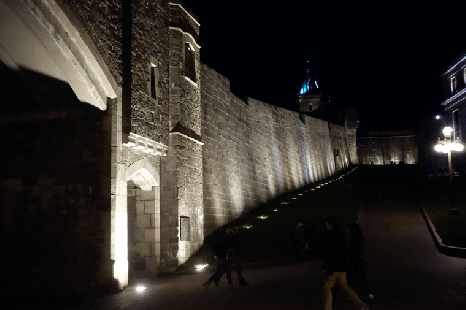
#> input picture Practice 2/images/calle.png, 466 x 310 px
$ python ej_4.py
#> lines starting #> are read from the running program, lines starting #| are printed output that depends on the picture
"""
A partir de la imagen en color del ejercicio 1, mejora su contraste de las siguientes formas:

*Aplicando el proceso de ecualización a cada banda de color. En este caso, debes crear una nueva función utilizando el
decorador adapt_rgb con el parámetro each_channel, como se propuso en el ejercicio 1. Si ya lo hiciste así en ese
ejercicio, solo tienes que reutilizar tu código.

*Aplicando también el proceso de ecualización y creando una nueva función utilizando el decorador adapt_rgb, pero ahora
con el parámetro hsv_value.

Muestra la imagen original y las dos imágenes ecualizadas. ¿Qué resultado te parece más adecuado? Para entender lo que
hace el parámetro hsv_value, acaba de leer el ejemplo Adapting gray-scale filters to RGB images.
"""

import skimage as ski
import matplotlib.pyplot as plt
import numpy as np
from skimage.color.adapt_rgb import adapt_rgb, each_channel, hsv_value


@adapt_rgb(each_channel)
def equalization_each(image):
    return ski.exposure.equalize_hist(image)


@adapt_rgb(each_channel)
def equalization_adaptativa(image, value):
    return ski.exposure.equalize_adapthist(image, kernel_size=value)


@adapt_rgb(hsv_value)
def equalization_hsv(image):
    return ski.exposure.equalize_hist(image)


@adapt_rgb(hsv_value)
def equalization_adaptativa_hsv(image, value):
    return ski.exposure.equalize_adapthist(image, kernel_size=value)


def rgb(image, axis, fila):
    banda = ["Roja", "Verde", "Azul"]
    for nBanda, color in enumerate(banda):
        h_orig, c_orig = ski.exposure.histogram(image[:, :, nBanda])

        axis[fila, nBanda + 1].bar(c_orig, h_orig, 1.1)


img_original = ski.io.imread("images/calle.png")
#> img_original is the input picture: shape (310, 466, 3); mean R, G, B 45.7, 41.5, 37.5
h_orig, c_orig = ski.exposure.histogram(img_original)
#> h_orig = 256 values, max 55011 at index 6, min 0 at index 32, mean 1692.9; c_orig = 256 values from 0 to 255

img_real = ski.util.img_as_float(img_original) * 255

img_eq = equalization_each(img_real / 255)
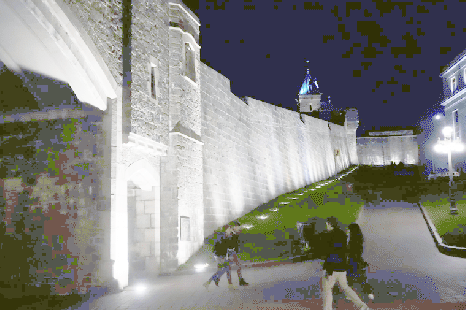
#> img_eq: shape (310, 466, 3) float64; mean R, G, B 0.52, 0.521, 0.507
img_eq = ski.util.img_as_ubyte(img_eq)
h_eq, c_eq = ski.exposure.histogram(img_eq)
#> h_eq = 249 values, max 56166 at index 42, min 0 at index 1, mean 1740.5; c_eq = 249 values from 7 to 255

img_eq_adapt_8 = equalization_adaptativa(img_real / 255, 2)
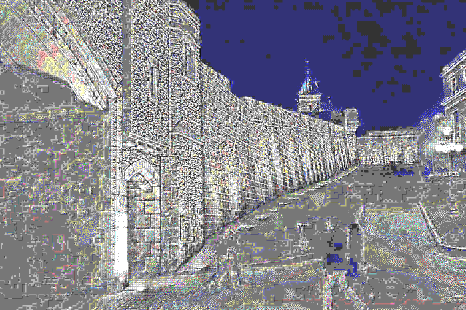
#> img_eq_adapt_8: shape (310, 466, 3) float64; mean R, G, B 0.514, 0.513, 0.555
img_eq_adapt_8 = ski.util.img_as_ubyte(img_eq_adapt_8)
h_eq_adapt_8, c_eq_adapt_8 = ski.exposure.histogram(img_eq_adapt_8)
#> h_eq_adapt_8 = 256 values, max 157589 at index 119, min 0 at index 1, mean 1692.9; c_eq_adapt_8 = 256 values from 0 to 255

img_eq_hsv = equalization_hsv(img_real / 255)
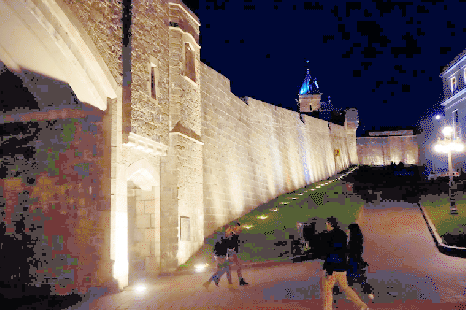
#> img_eq_hsv: shape (310, 466, 3) float64; mean R, G, B 0.461, 0.4, 0.385
img_eq_hsv = ski.util.img_as_ubyte(img_eq_hsv)
h_eq_hsv, c_eq_hsv = ski.exposure.histogram(img_eq_hsv)
#> h_eq_hsv = 256 values, max 27678 at index 0, min 0 at index 1, mean 1692.9; c_eq_hsv = 256 values from 0 to 255

img_eq_adapt_8_hsv = equalization_adaptativa_hsv(img_real / 255, 2)
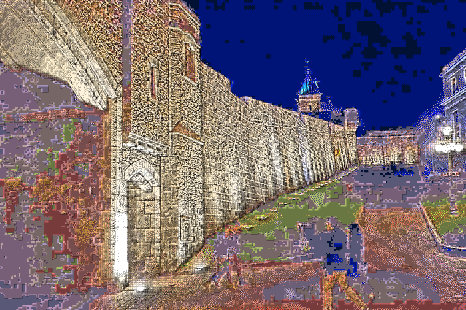
#> img_eq_adapt_8_hsv: shape (310, 466, 3) float64; mean R, G, B 0.464, 0.409, 0.447
img_eq_adapt_8_hsv = ski.util.img_as_ubyte(img_eq_adapt_8_hsv)
h_eq_adapt_2_hsv, c_eq_adapt_2_hsv = ski.exposure.histogram(img_eq_adapt_8_hsv)
#> h_eq_adapt_2_hsv = 256 values, max 74321 at index 119, min 0 at index 248, mean 1692.9; c_eq_adapt_2_hsv = 256 values from 0 to 255

fig, axs = plt.subplots(5, 4, layout="constrained")
imagenes = [img_original, img_eq, img_eq_adapt_8, img_eq_hsv, img_eq_adapt_8_hsv]

for n, imagen in enumerate(imagenes):
    axs[n, 0].imshow(imagen, cmap=plt.cm.gray)
    rgb(imagen, axs, n)
#> this loop made 5 passes

axs_lineal = axs.ravel()
for i in range(0, axs_lineal.size, 4):
    axs_lineal[i].set_axis_off()
    axs_lineal[i + 1].set_xticks([0, 64, 128, 192, 255])
    axs_lineal[i + 2].set_xticks([0, 64, 128, 192, 255])
    axs_lineal[i + 3].set_xticks([0, 64, 128, 192, 255])
plt.show()
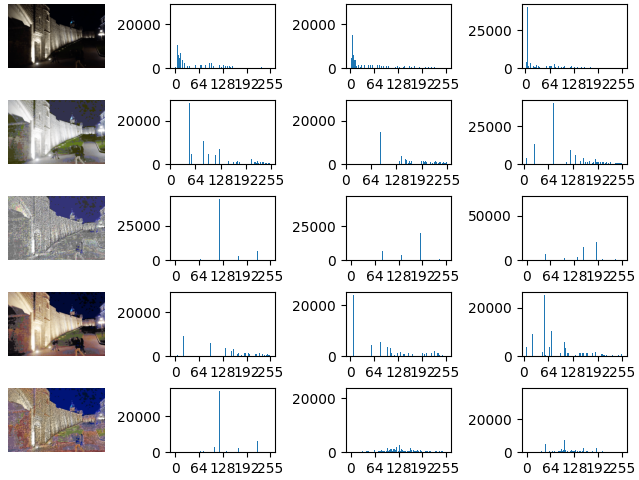
#> figure drawn by matplotlib, 20 panels; panel 2: tallest bar 27678 high, from x = -0.55 to 0.55; panel 3: tallest bar 27678 high, from x = 0.45 to 1.55; panel 4: tallest bar 40067 high, from x = 5.45 to 6.55; panel 6: tallest bar 28083 high, from x = 48.45 to 49.55
